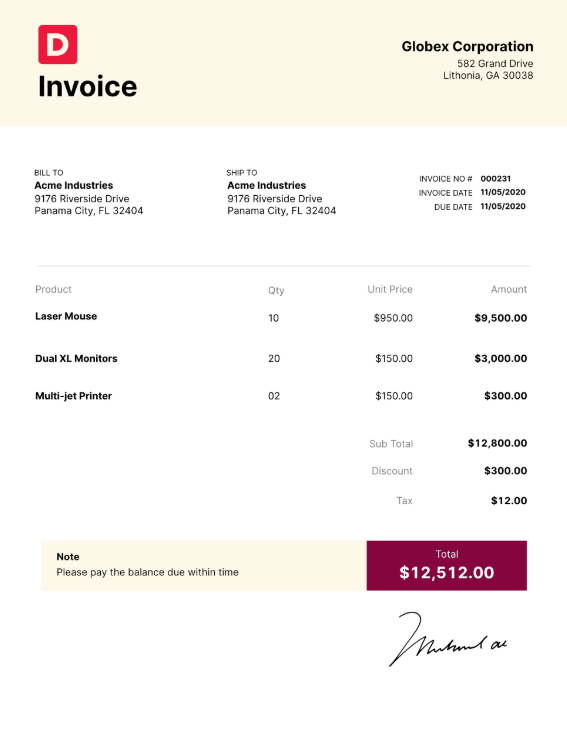
#> input picture image.png, 567 x 732 px
$ python ocr.py
#> lines starting #> are read from the running program, lines starting #| are printed output that depends on the picture; after the words box and inside, x2 and y2 are one past the last pixel; in counts of white or black regions, pixels touching at a corner belong together
import cv2
import pytesseract
from PIL import Image

# Set Tesseract path (Windows only)
pytesseract.pytesseract.tesseract_cmd = r"C:\Program Files\Tesseract-OCR\tesseract.exe"

def extract_text(image_path):
    # Read the image
#> called with image_path = 'image.png'
    image = cv2.imread(image_path)
#> image is the input picture: shape (732, 567, 3); mean B, G, R 242.2, 244.3, 248.4

    # Convert to grayscale (improves OCR accuracy)
    gray = cv2.cvtColor(image, cv2.COLOR_BGR2GRAY)
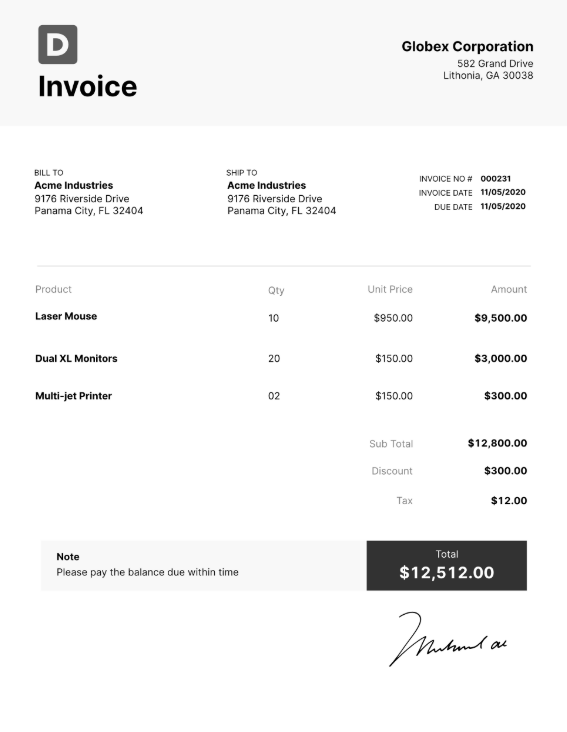
#> gray: shape (732, 567); min 0, max 255, mean 245.3

    # Apply thresholding to clean the image
    processed_img = cv2.threshold(gray, 0, 255, cv2.THRESH_BINARY + cv2.THRESH_OTSU)[1]
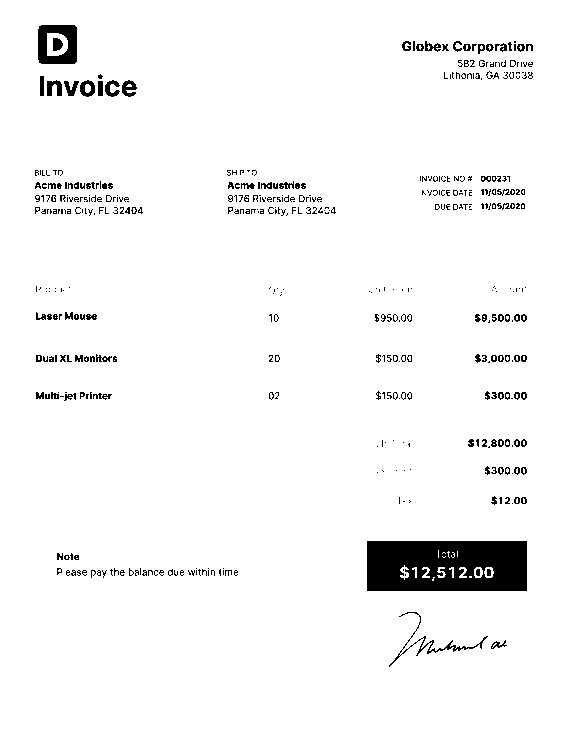
#> processed_img: shape (732, 567); 96.1% white; 448 black regions (327 under 20 px), largest, box (x1, y1, x2, y2) and area: (367, 541, 527, 591) 7486, (38, 25, 77, 64) 1072, (389, 612, 488, 667) 368

    # Save temporarily for OCR processing
    temp_filename = "temp.png"
    cv2.imwrite(temp_filename, processed_img)

    # Extract text using Tesseract
#> (the run stopped early here; a loop or call above may not have finished)

$ run again, with resume1.jpg saved as image.png
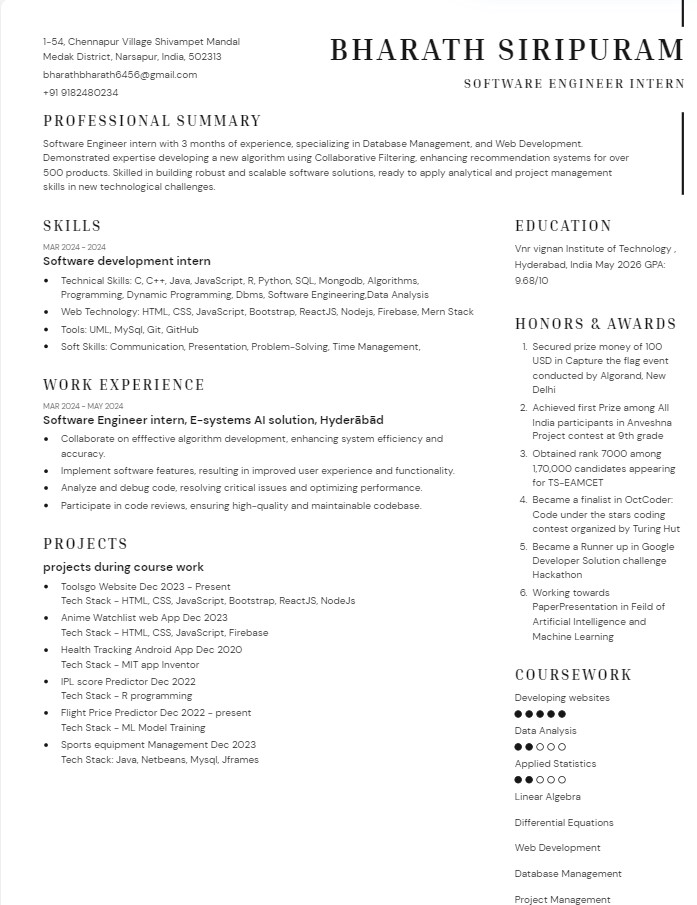
#> input picture resume1.jpg, 697 x 905 px
#> in extract_text, image is the input picture: shape (905, 697, 3); mean B, G, R 245.9, 245.9, 245.9
#> in extract_text, `processed_img = cv2.threshold(gray, 0, 255, cv2.THRESH_BINARY + cv2.TH..`:
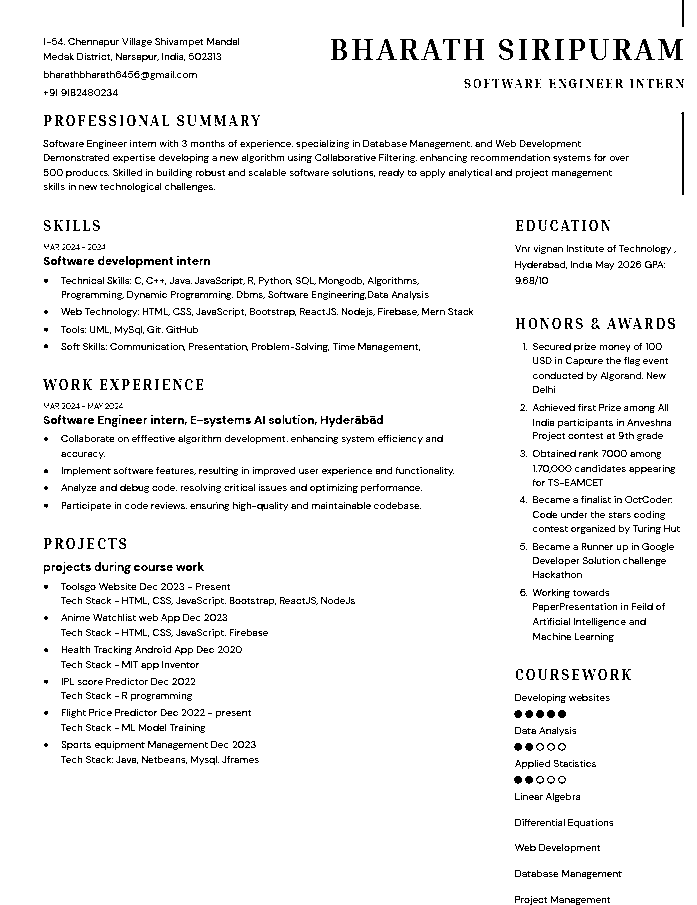
#> processed_img: shape (905, 697); 94.3% white; black in thin lines or dots
